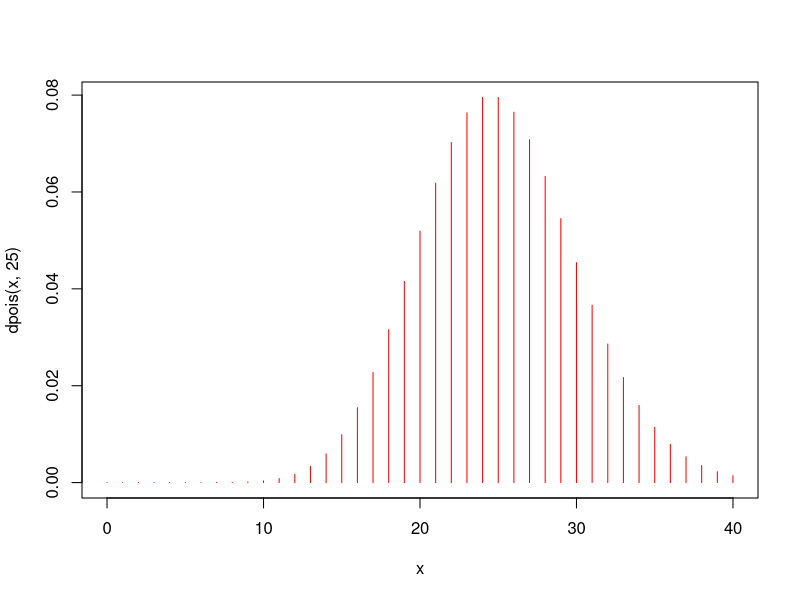
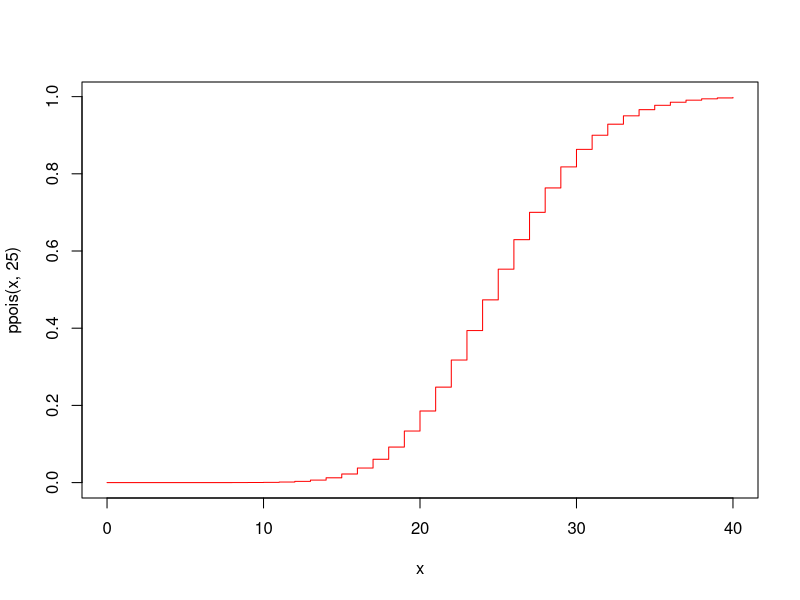
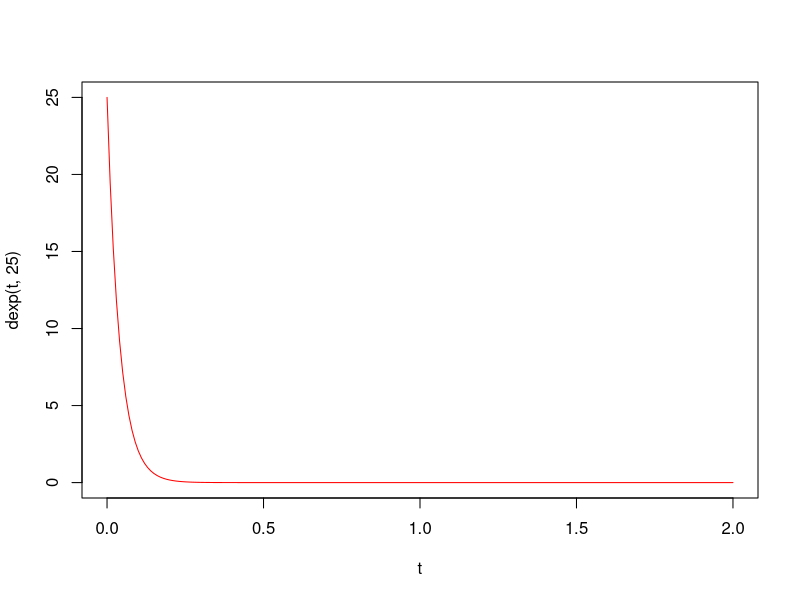
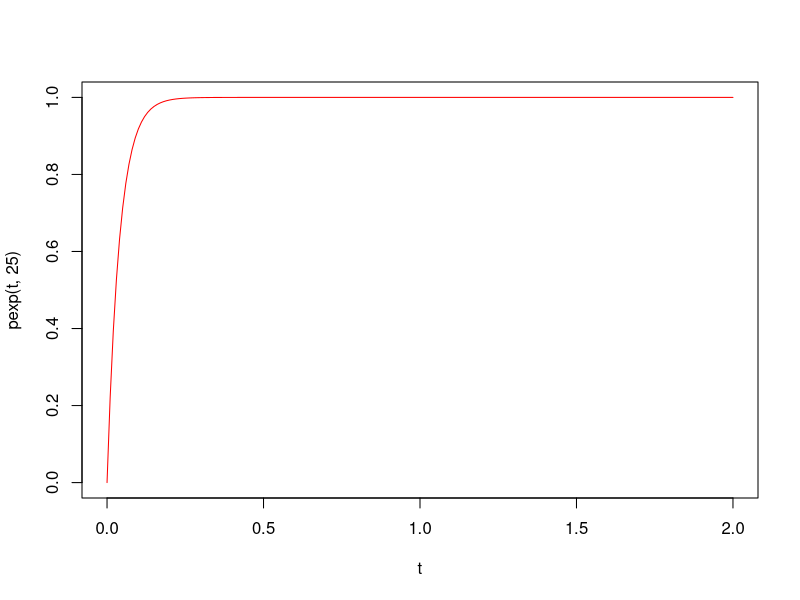

Recreate these plots in R, in order.
dpois(39,25) #prob de 30 si lamda es 23 # funcio de densitat
exp(-23)*25^30/factorial(30) #((e^-lamda)*(lamda^x))/fact(x)

x<- 0:40
plot(x,dpois(x,25),type="h", col="red") 

ppois(30,25) #prob acumulada de 30 si lamda es 25/ p(x<=30) #funcio de prob
plot(x,ppois(x,25),type="s",col="red") #si es el doble de temps lamdax2

ppois(25,25)-ppois(19,25) #prob 20<=x<=30 = prob(x<=25)-prob(x<=19)

#####################

t<- seq(0,2,0.01)
plot(t,dexp(t,25),type="l",col="red") # densitat de l'exponencial
plot(t,pexp(t,25),type="l",col="red") # distribució de l'exponencial /curba de saturacio/area sota lexponencial

1-pexp(0.052,25)

mean(rexp(500000,25)) # mitja 

